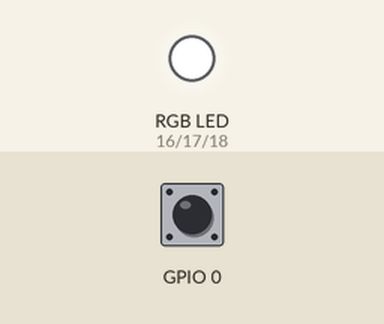
Bench run of a sketch on a simulated ESP32. On the bench: an RGB LED mixed from three pins (HIGH = lit). Dashed ring = blinking. The test bench sets the inputs (shaded band); at power-on: GPIO 0 HIGH. EEPROM starts erased.

Above: at 1.4 s.
1.5 s: GPIO 0 pulled LOW for 1 s
At 1.8 s:
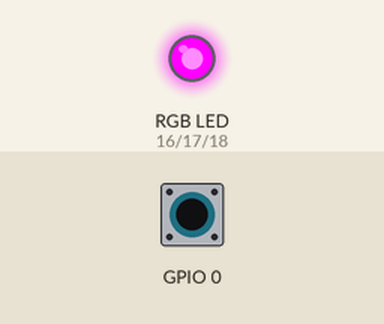
5.5 s: GPIO 0 pulled LOW for 0.15 s
At 6.3 s:
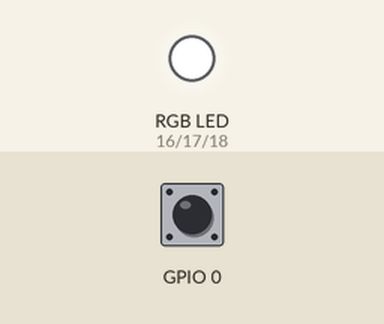
7.1 s: GPIO 0 pulled LOW for 3.2 s
At 10.8 s:
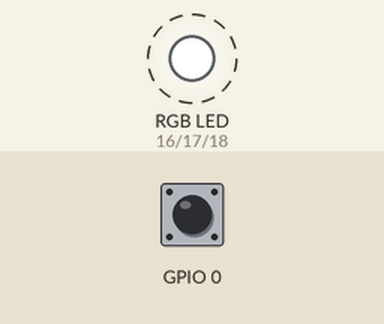
Timing chart, 0 to 12.3 s (numbered marks = the images above; inputs shaded):
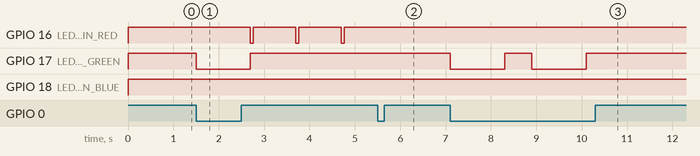

The sketch:

esp-arduino-mkr-zero-polls-interrupts.ino
```cpp
/**
 * In this lab, we will study polls and interrupts on the ESP32 and Zero devices.
 * You will need to write a program for each case resulting in 6 different programs.
 *
 * In addition, measure the supply current for the routines in both the poll and interrupt programs.
 * This means you should have a total of 12 current measurements for the two ESP32 programs.
 * In order to be overly conservative, use the VIN pin to power the ESP32 development boards.
 * Of course, you should use a protoboard to make the connection to the development board.
 *
 * |                      | I_{sPoll} (mA)             | I_{sInterrupt} (mA)        |
 * | -------------------- | -------------------------- | -------------------------- |
 * | Board                | Off    | Steady | Flashing | Off    | Steady | Flashing |
 * | -------------------- | ------ | ------ | -------- | ------ | ------ | -------- |
 * | EZSBC IOT Controller | -55.19 | -56.06 | -50.72   | -55.79 | -57.29 | -49.95   |
 * | ESP32-C3-DevKitM-1U  | -29.60 | -29.67 | -28.98   | -29.70 | -29.87 | -29.15   |
 * | Arduino MKR Zero     | -58.19 | -61.15 | -59.59   | -58.48 | -60.61 | -58.74   |
 *
 * What is the duty cycle of the flashing LED? (64ms)/1000s = 0.0064% = 6.4 millipercent.
*/

// #define DEBUG  // Enable serial print debugging
#define EnablePolling // Choose between polls or interrupts

/**
 * In addition, we are going to study storing variables in the EEPROM. You are to write into the
 * EEPROM information so that when the board powers up again, the color of the lights are reversed.
 * Steady should be the second color and flashing should be the first color given to you.
 */
#define EEPROM_SIZE sizeof(uint8_t)
// All boards other than the Arduino MKR ZERO can use arduino-esp32.
#ifndef ARDUINO_SAMD_MKRZERO
#include <ESP32TimerInterrupt.h>
#include <Preferences.h>
Preferences preferences;
typedef struct {
  bool scheme;
} choices_t;
#else  // On the Arduino MKR ZERO, will have to emulate an EEPROM.
#include <FlashStorage_SAMD.h>
#define EEPROM_EMULATION_SIZE EEPROM_SIZE
#endif
/**
 * Your unique color specification is given in the table below.
 * | Last Name | First Name | Username  | color0  | color1 | on_duration |
 * | --------- | ---------- | --------- | ------- | ------ | ----------- |
 * | Mutton    | Eric       | ejm190004 | red     | green  | 64          |
 *
 * Since the Arduino Zero does not have colored LEDs, you will just turn
 * on the builtin LED. Use the same on duration as the ESP32 board data.
*/
// The EZSBC IOT Controller has RGB color channels on GPIO16, GPIO17, GPIO18.
#ifdef ARDUINO_ESP32_DEV
#define LED_BUILTIN_RED 16
#define LED_BUILTIN_GREEN 17
#define LED_BUILTIN_BLUE 18
#endif
uint8_t routine = 0;
struct ColorScheme {
  uint8_t off[3];
  uint8_t steady[3];
  uint8_t flashing[3];
} colorScheme;
// ColorScheme colorScheme /*= {.off = {LOW, LOW, LOW}}*/; // SAMD does not support non-intuitive designated initializers.
volatile bool flashing = false;
bool flashedLED = false;
unsigned long previousMillis = 0;
unsigned long currentMillis = 0;
const long onTime = 64;
const long offTime = 1000 - onTime;

void setColorScheme(bool colorChoice) {
  // Reverse the color of the lights
  if (colorChoice) {
    colorScheme = {
      .off = { LOW, LOW, LOW },
      .steady = { HIGH, LOW, LOW },   // color0
      .flashing = { LOW, HIGH, LOW }  // color1
    };
  } else {
    colorScheme = {
      .off = { LOW, LOW, LOW },
      .steady = { LOW, HIGH, LOW },   // color1
      .flashing = { HIGH, LOW, LOW }  // color0
    };
  }
}

void setLEDColor(uint8_t channels[]) {
// ESP32-C3-DevKitM-1U
#ifdef ARDUINO_ESP32C3_DEV
  neopixelWrite(RGB_BUILTIN, channels[0], channels[1], channels[2]);
// Arduino MKR Zero
#elif defined ARDUINO_SAMD_MKRZERO
  // Board has no onboard RGB, toggle LED with any channel
  digitalWrite(LED_BUILTIN, channels[0] | channels[1] | channels[2]);
// EZSBC IOT Controller
#elif defined ARDUINO_ESP32_DEV
  digitalWrite(LED_BUILTIN_RED, !channels[0]);
  digitalWrite(LED_BUILTIN_GREEN, !channels[1]);
  digitalWrite(LED_BUILTIN_BLUE, !channels[2]);
#endif
}
/**
 * Opted for external push button for board agnosticism.
 */
volatile bool pressed = false;
#ifndef ARDUINO_ESP32C3_DEV
#define PUSH_BTN 0  // ADC1_0
#elif defined ARDUINO_ESP32_DEV
#define PUSH_BTN 25  // DAC0
#else
#define PUSH_BTN 0  // D0
#endif
struct Button {
  const uint8_t PIN;
  bool pressed;
};
Button button = { PUSH_BTN, true };
// Interrupt Subroutines
#ifndef EnablePolling
#ifndef ARDUINO_SAMD_MKRZERO
void ARDUINO_ISR_ATTR isr(void* arg) {
  Button* s = static_cast<Button*>(arg);
  s->pressed = true;
}
void ARDUINO_ISR_ATTR isr() {
  button.pressed = true;
}
#else
void isr() {
  button.pressed = true;
}
#endif
#endif
// Polling
int value;
unsigned long start;
unsigned long end;

void setup() {
// EZSBC IOT Controller
#ifdef ARDUINO_ESP32_DEV
  pinMode(LED_BUILTIN_RED, OUTPUT);    // RED
  pinMode(LED_BUILTIN_GREEN, OUTPUT);  // GREEN
  pinMode(LED_BUILTIN_BLUE, OUTPUT);   // BLUE
  // ESP32-C3-DevKitM-1U RMT HAL handles Neopixel
// Arduino MKR Zero
#elif defined ARDUINO_SAMD_MKRZERO
  pinMode(LED_BUILTIN, OUTPUT);  // AMBER
#endif

  pinMode(button.PIN, INPUT_PULLUP);

#ifndef EnablePolling
// 2) Use an interrupt to detect the EZSBC IOT Controller switch depression
// 4) Use an interrupt to detect the ESP32-C3-DevKitM-1U switch depression
#ifndef ARDUINO_SAMD_MKRZERO
  attachInterruptArg(button.PIN, isr, &button, FALLING);
#else
  // 6) Use an interrupt to detect the Arduino MKR Zero switch depression
  attachInterrupt(button.PIN, isr, FALLING);
#endif

#endif

  // *) Write into the EEPROM the color scheme
  volatile bool scheme;
#ifndef ARDUINO_SAMD_MKRZERO
  preferences.begin("choices", false);
  scheme = preferences.getBool("scheme", 0);
  preferences.putBool("scheme", !scheme);
  preferences.end();
#else
  EEPROM.get(0, scheme);
  EEPROM.put(0, (bool)!scheme);
  /*if (!EEPROM.getCommitASAP())*/ EEPROM.commit();
#endif
  setColorScheme(scheme);

#ifdef DEBUG
  Serial.begin(115200);
#ifdef ARDUINO_ESP32C3_DEV
  Serial.println("I am an ESP32-C3-DevKitM-1U!");
#endif
#ifdef ARDUINO_ESP32_DEV
  Serial.println("I am an EZSBC IOT Controller!");
#endif
#ifdef ARDUINO_SAMD_MKRZERO
  while (!Serial);  // wait for serial port to connect. Needed for native USB port only
  Serial.println("I am an Arduino MKR ZERO!");
#endif
  Serial.print("Using Steady: ");
  Serial.print(colorScheme.steady[0]);
  Serial.print(colorScheme.steady[1]);
  Serial.print(colorScheme.steady[2]);
  Serial.print(", Flashing: ");
  Serial.print(colorScheme.flashing[0]);
  Serial.print(colorScheme.flashing[1]);
  Serial.println(colorScheme.flashing[2]);
  Serial.println("Ready.");
#endif
}

void loop() {
// 1) Poll the switch using the EZSBC IOT Controller
// 3) Poll a switch using the ESP32-C3-DevKitM-1U
// 5) Poll the switch using the Arduino MKR Zero
#ifdef EnablePolling
  if (digitalRead(button.PIN) == LOW) button.pressed = true;
#endif

  if (button.pressed) {
    button.pressed = false;
    if (routine > 2) routine = 0;
#ifdef DEBUG
    Serial.print("Button has been pressed ");
    Serial.print(routine);
    Serial.println(" times");
#endif
    switch (routine) {
      default:
        // The device should boot up into the off routine, that is, no LEDs are lit.
        setLEDColor(colorScheme.off);
        flashing = false;
        break;
      case 1:
        // On the depression of a switch on the development board,
        // the first LED color should light and be steady.
        setLEDColor(colorScheme.steady);
        flashing = false;
        break;
      case 2:
        flashing = true;
        break;
    }
    routine++;
#ifdef EnablePolling
    delay(600);
#endif
  }
  // LED/RGB non-interrupting blinking logic
  if (flashing) {
    currentMillis = millis();
    // if the LED is off turn it on and vice-versa:
    if (!flashedLED && currentMillis - previousMillis >= offTime) {
      previousMillis = currentMillis;
      setLEDColor(colorScheme.flashing);
      flashedLED = true;
    } else if (flashedLED && currentMillis - previousMillis >= onTime) {
      previousMillis = currentMillis;
      setLEDColor(colorScheme.off);
      flashedLED = false;
    }
  }
}
```

Measured:
- after the input at 1.5 s, GPIO 16 (LED_BUILTIN_RED): alternates HIGH for 0.94 s and LOW for 0.06 s, starting after 1.2 s; GPIO 17 (LED_BUILTIN_GREEN): HIGH → LOW at once, → HIGH 1.2 s later
- after the input at 5.5 s, GPIO 16 (LED_BUILTIN_RED): stops changing and stays HIGH
- after the input at 7.1 s, GPIO 17 (LED_BUILTIN_GREEN): alternates HIGH for 0.60 s and LOW for 1.2 s, 4 changes in all, then stays HIGH, starting at once
